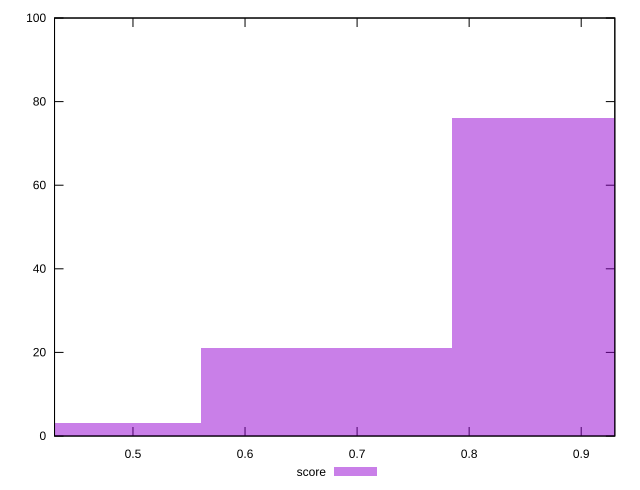

Reproduce this figure in gnuplot.
reset

$score <<EOF
0.6729384502152012 21
0.8972512669536015 76
0.44862563347680073 3
EOF

set key outside below
set boxwidth 0.22431281673840037
set xrange [0.43:0.93]
set yrange [0:100]
set trange [0:100]
set style fill transparent solid 0.5 noborder
set terminal svg size 640, 490 enhanced background rgb 'white'
set output "report_00013_2021-02-09T12-04-24.940Z/first-meaningful-paint/samples/pages+cached/score/histogram.svg"

plot $score title "score" with boxes

reset
